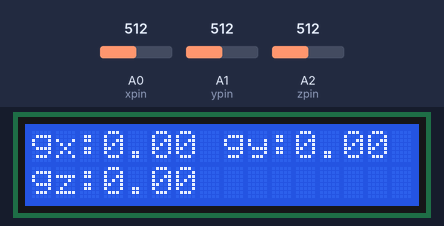
Recording of a sketch running on a simulated Arduino Uno, built with avr-gcc and run on an emulated ATmega328P. Parts: 16×2 character LCD. The inputs (shaded band) are chosen by the test bench; at power-on: A0 (xpin) = 512, A1 (ypin) = 512, A2 (zpin) = 512. What the sketch prints to the serial monitor is not drawn.

Above: at 2.2 s.
2.3 s: A0 (xpin) set to 716
At 3.5 s:
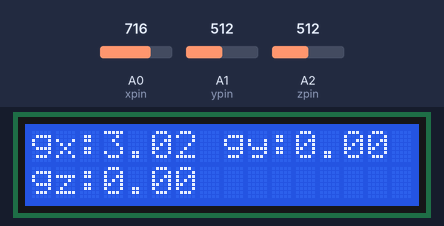
5.6 s: A1 (ypin) set to 716
At 7.0 s:
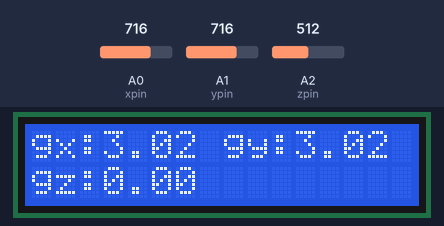
8.7 s: A2 (zpin) set to 716
At 10.1 s:
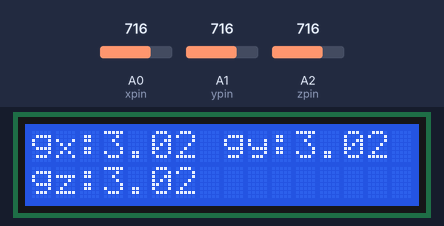
11.8 s: A0 (xpin) set to 900
At 13.0 s:
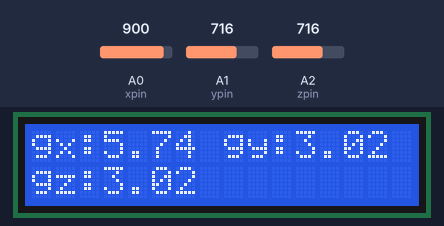
14.9 s: A1 (ypin) set to 900
At 16.3 s:
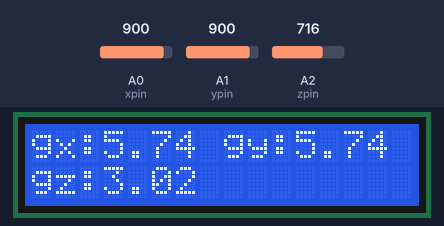
18.0 s: A2 (zpin) set to 900
At 19.1 s:
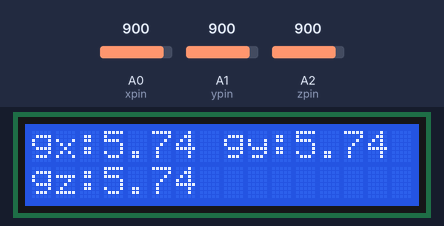
Timing chart, 0 to 21.0 s (numbered marks = the images above; inputs shaded):
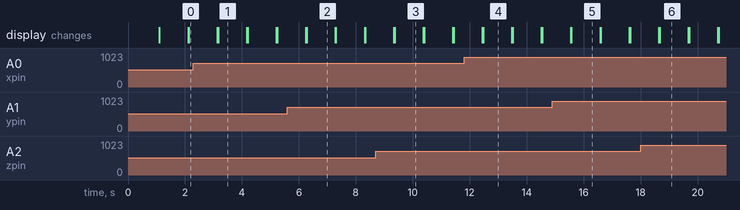

Measured:
- after the input at 2.3 s, the display: first differs from a run without the input after 0.87 s (image 1)
- after the input at 5.6 s, the display: first differs from a run without the input after 0.67 s (image 2)
- after the input at 8.7 s, the display: first differs from a run without the input after 0.67 s (image 3)
- after the input at 11.8 s, the display: first differs from a run without the input after 0.67 s (image 4)
- after the input at 14.9 s, the display: first differs from a run without the input after 0.67 s (image 5)
- after the input at 18.0 s, the display: first differs from a run without the input after 0.68 s (image 6)
- what the display in image 1 shows lasts 1.0 s, from 3.2 s to 4.2 s

The sketch:

acceleometerwithi2c.ino
```cpp
#include <Wire.h>
#include <LiquidCrystal_I2C.h>

LiquidCrystal_I2C lcd(0x27, 16, 2);  // Address 0x27, 16 columns, 2 rows

int Xread;
int Xrest;

int Yread;
int Yrest;

int Zread;
int Zrest;

double Gx;
double Gy;
double Gz;

int xpin = A0;  // Using A0, A1, A2 as analog pins
int ypin = A1;
int zpin = A2;

int t1;

void setup() {
  Serial.begin(9600);
  lcd.init();  // Initialize the LCD
  lcd.backlight();  // Turn on backlight
  digitalWrite(13, HIGH);
  delay(1000);
  Xrest = analogRead(xpin);
  Serial.print(Xrest);
  Yrest = analogRead(ypin);
  Serial.print(Yrest);
  Zrest = analogRead(zpin);
  Serial.print(Zrest);
  digitalWrite(13, LOW);
}

void loop() {
  Serial.print("Time ");
  t1 = millis();
  Serial.println(t1 * 0.001);

  Xread = analogRead(xpin) - Xrest;
  Yread = analogRead(ypin) - Yrest;
  Zread = analogRead(zpin) - Zrest;

  Gx = Xread / 67.584;
  Gy = Yread / 67.584;
  Gz = Zread / 67.584;

  Serial.print("Acceleration X :");
  Serial.print(Gx);
  Serial.print("Acceleration Y :");
  Serial.print(Gy);
  Serial.print("Acceleration Z :");
  Serial.print(Gz);
  Serial.print("\n");

  lcd.setCursor(0, 0);
  lcd.print("gx:");
  lcd.print(Gx);
  lcd.setCursor(8, 0);
  lcd.print("gy:");
  lcd.print(Gy);
  lcd.setCursor(0, 1);
  lcd.print("gz:");
  lcd.print(Gz);
  delay(1000);
  lcd.clear();
}
```
